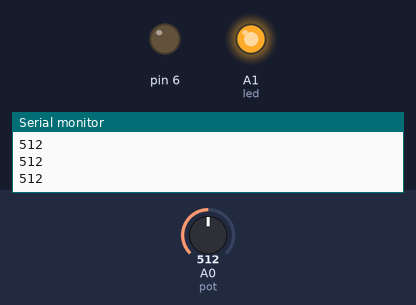
The sketch below on a simulated Arduino Uno, built with avr-gcc and run on an emulated ATmega328P. Parts: output pins drawn as LEDs (lit = HIGH), the last lines printed to the serial monitor. The test bench sets the inputs (shaded band); at power-on: A0 (pot) = 512.

Above: at 1.3 s.
1.4 s: A0 (pot) set to 502
At 2.7 s:
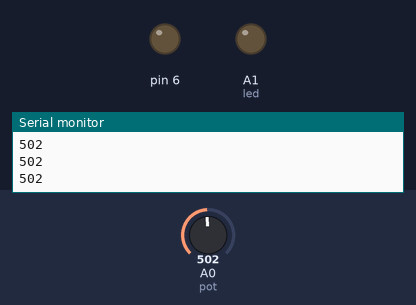
3.0 s: A0 (pot) set to 1023
At 3.9 s:
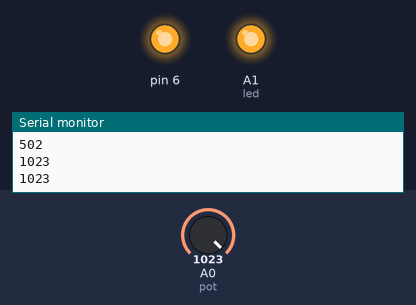
4.5 s: A0 (pot) set to 1006
At 5.1 s:
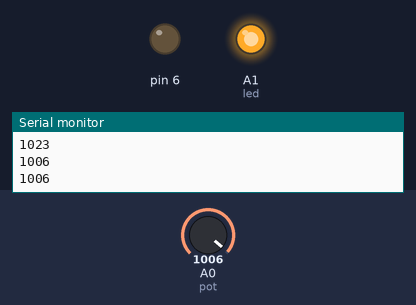
6.0 s: A0 (pot) set to 511
At 6.3 s:
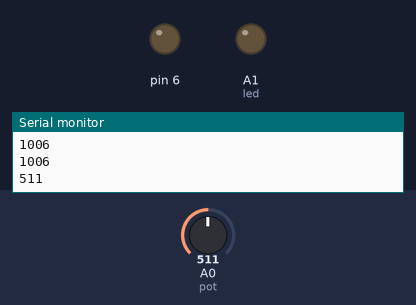
Timing chart, 0 to 8.5 s (numbered marks = the images above; inputs shaded):
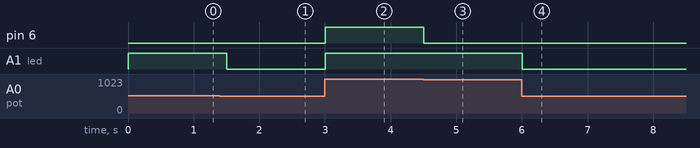

Measured:
- the behaviour switches between 512 and 511 on A0 (pot) (found by bisection; images 0 and 1)
- the behaviour switches between 1023 and 1022 on A0 (pot) (found by bisection; images 2 and 3)
- after the input at 1.4 s, A1 (led): HIGH → LOW after 0.10 s
- after the input at 3.0 s, pin 6, A1 (led): LOW → HIGH at once
- after the input at 4.5 s, pin 6: HIGH → LOW at once
- after the input at 6.0 s, A1 (led): HIGH → LOW at once

The sketch:

Potenciometro.ino
```cpp
#define pot A0
#define led A1
int val;

void setup() {
  pinMode(pot, INPUT);
  pinMode(led, OUTPUT);
  pinMode(6, OUTPUT);
  Serial.begin(9600);
}

void loop() {
  val = analogRead(pot);
  Serial.print(val);
  Serial.println();
  analogWrite(led, val / 4);
  if(val == 1023){
        digitalWrite(6,HIGH);
  }
  else{
        digitalWrite(6,LOW);
  }
  delay(500);
}
```
